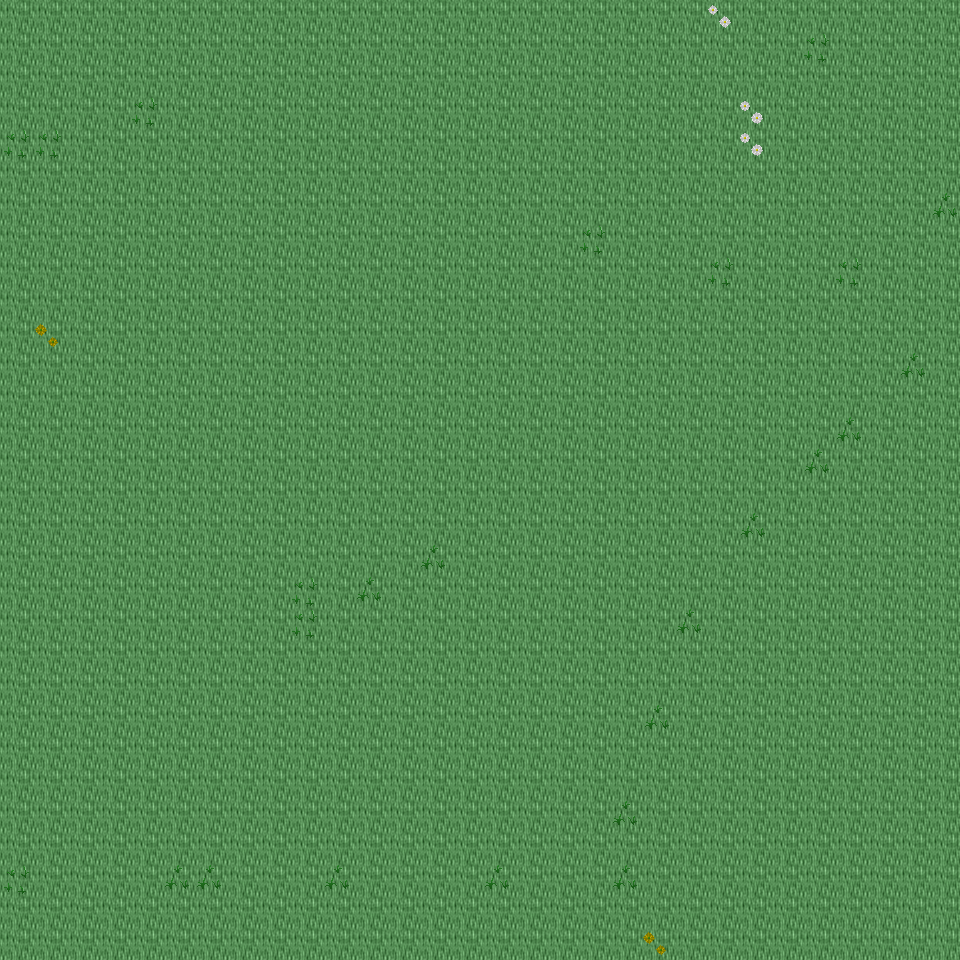

Below is a game level as drawn by its tile map, then a one-line description and the .tmx that defines it (tile-layer data replaced by summaries):
An orthogonal 30x30 tile map with 32x32 px tiles, 6 tile layers (Ground, Object, Object2, Above, ...), 18 tilesets and 4 objects (4x mapExit).

<map version="1.0" orientation="orthogonal" renderorder="right-down" width="30" height="30" tilewidth="32" tileheight="32" nextobjectid="5">
  <tileset firstgid="1" name="tileset_ground_ground" tilewidth="32" tileheight="32" tilecount="33" columns="3">
    <image source="../drawable/tileset_ground_ground.png" width="96" height="352" />
  </tileset>
  <tileset firstgid="34" name="tileset_plant_flower_daisy_white" tilewidth="32" tileheight="32" tilecount="8" columns="2">
    <image source="../drawable/tileset_plant_flower_daisy_white.png" width="64" height="128" />
  </tileset>
  <tileset firstgid="42" name="tileset_plant_grasses" tilewidth="32" tileheight="32" tilecount="6" columns="3">
    <image source="../drawable/tileset_plant_grasses.png" width="96" height="64" />
  </tileset>
  <tileset firstgid="48" name="tileset_plant_flower_daisy_yellow" tilewidth="32" tileheight="32" tilecount="8" columns="2">
    <image source="../drawable/tileset_plant_flower_daisy_yellow.png" width="64" height="128" />
  </tileset>
  <tileset firstgid="56" name="tileset_plant_flower_daisy_blue" tilewidth="32" tileheight="32" tilecount="8" columns="2">
    <image source="../drawable/tileset_plant_flower_daisy_blue.png" width="64" height="128" />
  </tileset>
  <tileset firstgid="64" name="tileset_plant_flower_daisy_red" tilewidth="32" tileheight="32" tilecount="8" columns="2">
    <image source="../drawable/tileset_plant_flower_daisy_red.png" width="64" height="128" />
  </tileset>
  <tileset firstgid="72" name="tileset_plant_tree_tree_darkgreen" tilewidth="32" tileheight="32" tilecount="88" columns="8">
    <image source="../drawable/tileset_plant_tree_tree_darkgreen.png" width="256" height="352" />
  </tileset>
  <tileset firstgid="160" name="tileset_logic_creature_animal" tilewidth="32" tileheight="32" tilecount="32" columns="8">
    <image source="../drawable/tileset_logic_creature_animal.png" width="256" height="128" />
  </tileset>
  <tileset firstgid="192" name="tileset_logic_creature_elf" tilewidth="32" tileheight="32" tilecount="16" columns="8">
    <image source="../drawable/tileset_logic_creature_elf.png" width="256" height="64" />
  </tileset>
  <tileset firstgid="208" name="tileset_logic_collision" tilewidth="32" tileheight="32" tilecount="1" columns="1">
    <image source="../drawable/tileset_logic_collision.png" width="32" height="32" />
  </tileset>
  <tileset firstgid="209" name="tileset_logic_creature_human_evil" tilewidth="32" tileheight="32" tilecount="16" columns="8">
    <image source="../drawable/tileset_logic_creature_human_evil.png" width="256" height="64" />
  </tileset>
  <tileset firstgid="225" name="tileset_logic_portal" tilewidth="32" tileheight="32" tilecount="24" columns="8">
    <image source="../drawable/tileset_logic_portal.png" width="256" height="96" />
  </tileset>
  <tileset firstgid="249" name="tileset_ground_green_paving" tilewidth="32" tileheight="32" tilecount="18" columns="3">
    <image source="../drawable/tileset_ground_green_paving.png" width="96" height="192" />
  </tileset>
  <tileset firstgid="267" name="tileset_ground_water_swamp_water" tilewidth="32" tileheight="32" tilecount="33" columns="3">
    <image source="../drawable/tileset_ground_water_swamp_water.png" width="96" height="352" />
  </tileset>
  <tileset firstgid="300" name="tileset_plant_grasses_swamp" tilewidth="32" tileheight="32" tilecount="42" columns="6">
    <image source="../drawable/tileset_plant_grasses_swamp.png" width="192" height="224" />
  </tileset>
  <tileset firstgid="342" name="tileset_logic_protection" tilewidth="32" tileheight="32" tilecount="2" columns="2">
    <image source="../drawable/tileset_logic_protection.png" width="64" height="32" />
  </tileset>
  <tileset firstgid="344" name="tileset_logic_creature_ogre" tilewidth="32" tileheight="32" tilecount="4" columns="4">
    <image source="../drawable/tileset_logic_creature_ogre.png" width="128" height="32" />
  </tileset>
  <tileset firstgid="348" name="tileset_logic_creature_undead_skeleton" tilewidth="32" tileheight="32" tilecount="6" columns="6">
    <image source="../drawable/tileset_logic_creature_undead_skeleton.png" width="192" height="32" />
  </tileset>
  <layer name="Ground" width="30" height="30">
    <data>[900 cells, 900 non-empty, 1 distinct tile ids]</data>
  </layer>
  <layer name="Object" width="30" height="30">
    <data>[900 cells, 30 non-empty, 5 distinct tile ids]</data>
  </layer>
  <layer name="Object2" width="30" height="30">
    <data>[900 cells, 0 non-empty, 0 distinct tile ids]</data>
  </layer>
  <layer name="Above" width="30" height="30">
    <data>[900 cells, 0 non-empty, 0 distinct tile ids]</data>
  </layer>
  <layer name="Above2" width="30" height="30">
    <data>[900 cells, 0 non-empty, 0 distinct tile ids]</data>
  </layer>
  <layer name="Walkable" width="30" height="30">
    <data>[900 cells, 0 non-empty, 0 distinct tile ids]</data>
  </layer>
  <objectgroup name="MapEvents">
    <object id="1" name="north" type="mapExit" x="0" y="0" width="960" height="32">
      <properties>
        <property name="map" value="level_0_x188_y59" />
        <property name="x" value="0" />
        <property name="y" value="28" />
      </properties>
    </object>
    <object id="2" name="south" type="mapExit" x="0" y="928" width="960" height="32">
      <properties>
        <property name="map" value="level_0_x188_y61" />
        <property name="x" value="0" />
        <property name="y" value="1" />
      </properties>
    </object>
    <object id="3" name="west" type="mapExit" x="0" y="0" width="32" height="960">
      <properties>
        <property name="map" value="level_0_x187_y60" />
        <property name="x" value="28" />
        <property name="y" value="0" />
      </properties>
    </object>
    <object id="4" name="east" type="mapExit" x="928" y="0" width="32" height="960">
      <properties>
        <property name="map" value="level_0_x189_y60" />
        <property name="x" value="1" />
        <property name="y" value="0" />
      </properties>
    </object>
  </objectgroup>
</map>
